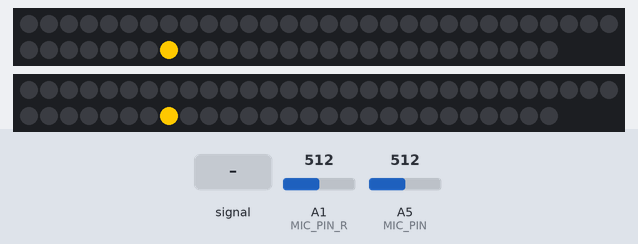
Recording of a sketch running on a simulated Arduino Uno, built with avr-gcc and run on an emulated ATmega328P. On the bench: 2 × 57 RGB LEDs in strip order, left to right, continuing on the next row. Inputs (shaded band) come from the test bench; at power-on: A1 (MIC_PIN_R) = 512, A5 (MIC_PIN) = 512.

Above: at 1.29 s.
1.3 s: A1 (MIC_PIN_R) fed a 2 Hz sine of ±306 counts around its level
At 1.43 s:
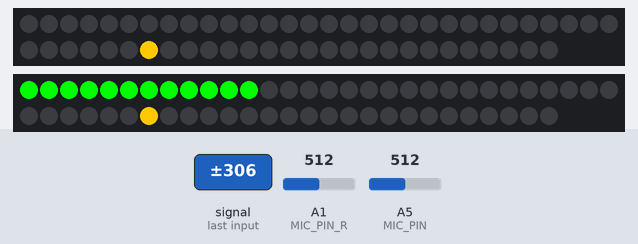
3.4 s: A5 (MIC_PIN) fed a 2 Hz sine of ±306 counts around its level
At 3.45 s:
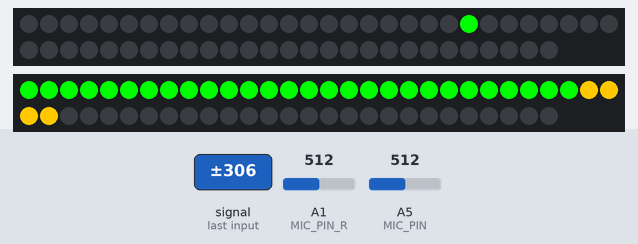
6.1 s: A1 (MIC_PIN_R) set to 716
At 6.8 s:
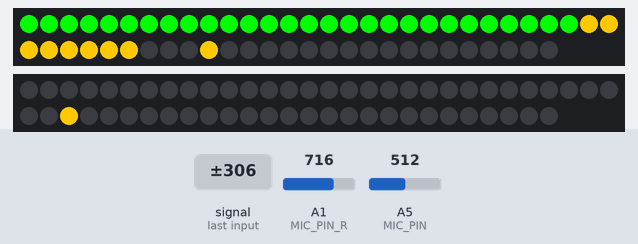
7.9 s: A5 (MIC_PIN) set to 716
9.8 s: A1 (MIC_PIN_R) fed a 200 Hz sine of ±81 counts around its level
At 10.0 s:
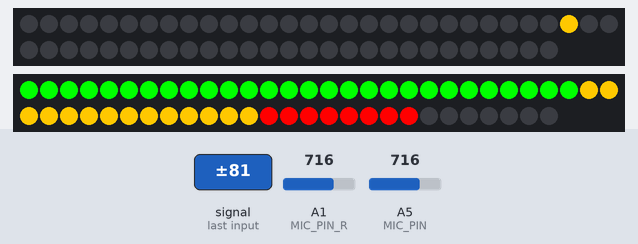
11.7 s: A5 (MIC_PIN) fed a 200 Hz sine of ±81 counts around its level
At 13.2 s:
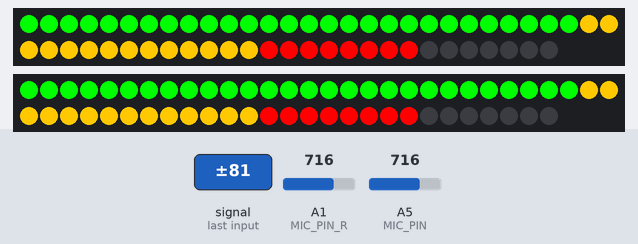

Measured:
- after the input at 1.3 s, the LEDs: change after 0.07 s (image 1)
- after the input at 6.1 s, the LEDs: first change after 0.09 s (image 3 shows a later state)
- after the input at 9.8 s, the LEDs: first change at once (image 4 shows a later state)
- after the input at 11.7 s, the LEDs: change after 0.05 s (image 5)

The sketch:

Ward_Beck_VU.ino
```cpp
// (licence header left out)
#include <Adafruit_NeoPixel.h>
#include <math.h>

#define N_PIXELS  57  // Number of pixels in strand
#define MIC_PIN   A5  // Microphone is attached to this analog pin
#define MIC_PIN_R  A1
#define LED_PIN    6  // NeoPixel LED strand is connected to this pin
#define LED_PIN_R   11
#define SAMPLE_WINDOW   30  // Sample window for average level
#define PEAK_HANG 10 //Time of pause before peak dot falls
#define PEAK_FALL 2 //Rate of falling peak dot
#define INPUT_FLOOR 10 //Lower range of analogRead input
#define INPUT_CEILING 200 //Max range of analogRead input, the lower the value the more sensitive (1023 = max)


byte peak = 16;      // Peak level of column; used for falling dots
byte peak_r = 16;
unsigned int sample;
unsigned int sample_r;

byte dotCount = 0;  //Frame counter for peak dot
byte dotHangCount = 0; //Frame counter for holding peak dot
byte dotCount_r = 0;
byte dotHangCount_r = 0;

Adafruit_NeoPixel strip = Adafruit_NeoPixel(N_PIXELS, LED_PIN, NEO_GRB + NEO_KHZ800);
Adafruit_NeoPixel strip_r = Adafruit_NeoPixel(N_PIXELS, LED_PIN_R, NEO_GRB + NEO_KHZ800);

void setup()
{
  // This is only needed on 5V Arduinos (Uno, Leonardo, etc.).
  // Connect 3.3V to mic AND TO AREF ON ARDUINO and enable this
  // line.  Audio samples are 'cleaner' at 3.3V.
  // COMMENT OUT THIS LINE FOR 3.3V ARDUINOS (FLORA, ETC.):
  //analogReference(EXTERNAL);


   //Serial.begin(9600);
  pinMode(MIC_PIN_R, INPUT);

  strip.begin();
  strip.show(); // Initialize all pixels to 'off'
  strip_r.begin();
  strip_r.show();

}

void loop()
{
  unsigned long startMillis= millis();  // Start of sample window
  unsigned long startMillis_r = millis();
  float peakToPeak = 0;   // peak-to-peak level
  float peakToPeak_r = 0;

  unsigned int signalMax = 0;
  unsigned int signalMin = 1023;
  unsigned int c, y;

  unsigned int signalMax_r = 0;
  unsigned int signalMin_r = 1023;
  unsigned int c_r, y_r;


  // collect data for length of sample window (in mS)
  while (millis() - startMillis < SAMPLE_WINDOW)
  {
    sample = analogRead(MIC_PIN);
    if (sample < 1024)  // toss out spurious readings
    {
      if (sample > signalMax)
      {
        signalMax = sample;  // save just the max levels
      }
      else if (sample < signalMin)
      {
        signalMin = sample;  // save just the min levels
      }
    }
  }
  peakToPeak = signalMax - signalMin;  // max - min = peak-peak amplitude

   //Serial.println(peakToPeak);


  //Fill the strip with rainbow gradient
  for (int i=0;i<=strip.numPixels()-1;i++){
    strip.setPixelColor(i,Wheel(map(i,0,strip.numPixels()-1,30,150)));
  }


  //Scale the input logarithmically instead of linearly
  c = fscale(INPUT_FLOOR, INPUT_CEILING, strip.numPixels(), 0, peakToPeak, 2);


  if(c < peak) {
    peak = c;        // Keep dot on top
    dotHangCount = 0;    // make the dot hang before falling
  }
  if (c <= strip.numPixels()) { // Fill partial column with off pixels
    drawLine(strip.numPixels(), strip.numPixels()-c, strip.Color(0, 0, 0));
  }

  // Set the peak dot to match the rainbow gradient
  y = strip.numPixels() - peak;

  strip.setPixelColor(y-1,Wheel(map(y,0,strip.numPixels()-1,30,150)));

  strip.show();

  // Frame based peak dot animation
  if(dotHangCount > PEAK_HANG) { //Peak pause length
    if(++dotCount >= PEAK_FALL) { //Fall rate
      peak++;
      dotCount = 0;
    }
  }
  else {
    dotHangCount++;
  }

  // collect data for length of sample window (in mS)
  while (millis() - startMillis_r < (SAMPLE_WINDOW *2))
  {
    sample_r = analogRead(MIC_PIN_R);
    if (sample_r < 1024)  // toss out spurious readings
    {
      if (sample_r > signalMax_r)
      {
        signalMax_r = sample_r;  // save just the max levels
      }
      else if (sample_r < signalMin_r)
      {
        signalMin_r = sample_r;  // save just the min levels
      }
    }
  }
  peakToPeak_r = signalMax_r - signalMin_r;  // max - min = peak-peak amplitude

   //Serial.println(peakToPeak_r);


  //Fill the strip with rainbow gradient
  for (int i=0;i<=strip_r.numPixels()-1;i++){
    strip_r.setPixelColor(i,Wheel_r(map(i,0,strip_r.numPixels()-1,30,150)));
  }


  //Scale the input logarithmically instead of linearly
  c_r = fscale(INPUT_FLOOR, INPUT_CEILING, strip_r.numPixels(), 0, peakToPeak_r, 2);


  if(c_r < peak_r) {
    peak_r = c_r;        // Keep dot on top
    dotHangCount_r = 0;    // make the dot hang before falling
  }
  if (c_r <= strip_r.numPixels()) { // Fill partial column with off pixels
    drawLine_r(strip_r.numPixels(), strip_r.numPixels()-c_r, strip_r.Color(0, 0, 0));
  }

  // Set the peak dot to match the rainbow gradient
  y_r = strip_r.numPixels() - peak_r;

  strip_r.setPixelColor(y_r-1,Wheel_r(map(y_r,0,strip_r.numPixels()-1,30,150)));

  strip_r.show();

  // Frame based peak dot animation
  if(dotHangCount_r > PEAK_HANG) { //Peak pause length
    if(++dotCount_r >= PEAK_FALL) { //Fall rate
      peak_r++;
      dotCount_r = 0;
    }
  }
  else {
    dotHangCount_r++;
  }
}

//Used to draw a line between two points of a given color
void drawLine(uint8_t from, uint8_t to, uint32_t c) {
  uint8_t fromTemp;
  if (from > to) {
    fromTemp = from;
    from = to;
    to = fromTemp;
  }
  for(int i=from; i<=to; i++){
    strip.setPixelColor(i, c);
  }
}

void drawLine_r(uint8_t from, uint8_t to, uint32_t c_r) {
  uint8_t fromTemp;
  if (from > to) {
    fromTemp = from;
    from = to;
    to = fromTemp;
  }
  for(int i=from; i<=to; i++){
    strip_r.setPixelColor(i, c_r);
  }
}


float fscale( float originalMin, float originalMax, float newBegin, float
newEnd, float inputValue, float curve){

  float OriginalRange = 0;
  float NewRange = 0;
  float zeroRefCurVal = 0;
  float normalizedCurVal = 0;
  float rangedValue = 0;
  boolean invFlag = 0;


  // condition curve parameter
  // limit range

  if (curve > 10) curve = 10;
  if (curve < -10) curve = -10;

  curve = (curve * -.1) ; // - invert and scale - this seems more intuitive - postive numbers give more weight to high end on output
  curve = pow(10, curve); // convert linear scale into lograthimic exponent for other pow function

  /*
   Serial.println(curve * 100, DEC);   // multply by 100 to preserve resolution
   Serial.println();
   */

  // Check for out of range inputValues
  if (inputValue < originalMin) {
    inputValue = originalMin;
  }
  if (inputValue > originalMax) {
    inputValue = originalMax;
  }

  // Zero Refference the values
  OriginalRange = originalMax - originalMin;

  if (newEnd > newBegin){
    NewRange = newEnd - newBegin;
  }
  else
  {
    NewRange = newBegin - newEnd;
    invFlag = 1;
  }

  zeroRefCurVal = inputValue - originalMin;
  normalizedCurVal  =  zeroRefCurVal / OriginalRange;   // normalize to 0 - 1 float

  // Check for originalMin > originalMax  - the math for all other cases i.e. negative numbers seems to work out fine
  if (originalMin > originalMax ) {
    return 0;
  }

  if (invFlag == 0){
    rangedValue =  (pow(normalizedCurVal, curve) * NewRange) + newBegin;

  }
  else     // invert the ranges
  {
    rangedValue =  newBegin - (pow(normalizedCurVal, curve) * NewRange);
  }

  return rangedValue;
}


// Input a value 0 to 255 to get a color value.
// The colours are a transition r - g - b - back to r.
uint32_t Wheel(byte WheelPos) {
  if(WheelPos < 90) {
//ali-rem    return strip.Color(WheelPos * 3, 255 - WheelPos * 3, 0);
    return strip.Color(0, 255, 0); //ali-add
  }
  else if(WheelPos < 120) {
    WheelPos -= 90;
//rem    return strip.Color(255 - WheelPos * 3, 0, WheelPos * 3);
    return strip.Color(255, 200, 0); //ali-add
  }
  else {
    WheelPos -= 140;
//rem    return strip.Color(0, WheelPos * 3, 255 - WheelPos * 3);
    return strip.Color(255, 0, 0); //ali-add
  }
}

// Input a value 0 to 255 to get a color value.
// The colours are a transition r - g - b - back to r.
uint32_t Wheel_r(byte WheelPos_r) {
  if(WheelPos_r < 90) {
//ali-rem    return strip.Color(WheelPos * 3, 255 - WheelPos * 3, 0);
    return strip_r.Color(0, 255, 0); //ali-add
  }
  else if(WheelPos_r < 120) {
    WheelPos_r -= 90;
//rem    return strip.Color(255 - WheelPos * 3, 0, WheelPos * 3);
    return strip_r.Color(255, 200, 0); //ali-add
  }
  else {
    WheelPos_r -= 140;
//rem    return strip.Color(0, WheelPos * 3, 255 - WheelPos * 3);
    return strip_r.Color(255, 0, 0); //ali-add
  }
}
```
